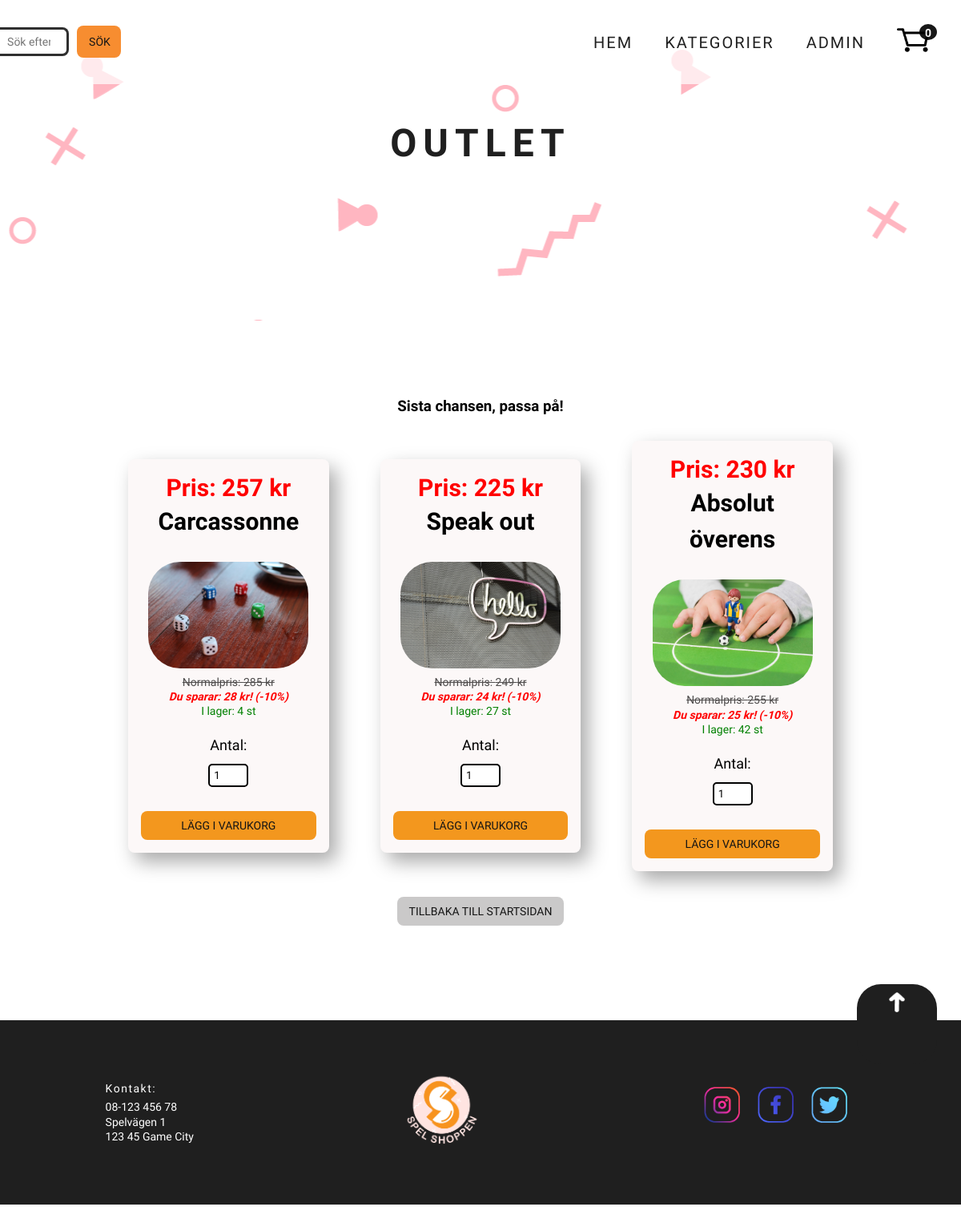
The app's page /lastChance/lastChance.php with its own data.
### tables this page shows
CREATE TABLE `webshop_products` (
  `productid` int(11) NOT NULL,
  `categoryid` int(11) NOT NULL,
  `title` varchar(500) NOT NULL,
  `description` varchar(1000) NOT NULL,
  `price` decimal(10,0) NOT NULL,
  `quantity` int(11) NOT NULL,
  `productimg` varchar(1000) NOT NULL,
  `date` datetime NOT NULL DEFAULT CURRENT_TIMESTAMP
);

### lastChance/lastChance.php (the view, shortened to what this page needs)
<?php
  require_once '../second_header_extern.php';
require_once '../config/db.php';
$sqlDate = "SELECT * FROM `webshop_products` WHERE quantity > 0 ORDER BY date ASC LIMIT 3";
$stmtDate = $db->prepare($sqlDate);
$stmtDate->execute();
?>
<h2 class="category_name">Outlet</h2>
</header>
<main>
<main>
<h3>Sista chansen, passa på!</h3>
<div class="product_container">
<?php
while ($row = $stmtDate->fetch(PDO::FETCH_ASSOC)) :
  $outletTitle = htmlspecialchars($row['title']);
  $outletOrigPrice = htmlspecialchars($row['price']);
  $outletProductid = htmlspecialchars($row['productid']);
  $outletQuantity = htmlspecialchars($row['quantity']);
  $productimg = unserialize($row['productimg']);
  $percentage = 0.9;
  $outletPrice = ceil($outletOrigPrice * $percentage);
  $savings = $outletOrigPrice - $outletPrice;
  if ($outletQuantity == "0") {
    $any_items = "<span>Finns EJ i lager</span>";
  } else {
    $any_items = "I lager: " . $outletQuantity . " st";
  }
    echo
    "<div class='product_card'>
          <p class='product_price-outlet'>Pris: $outletPrice kr</p>
          <a href= '../product/product_info.php? id=$outletProductid'
          class='product_title'>$outletTitle</a>";
          if(!empty($productimg) && $productimg[0] !== ""){
            echo "<img src='../images/$productimg[0]' class='product_img'>";
            }
          echo "<p class='product_price-old'>Normalpris: $outletOrigPrice kr</p>
          <p class='product_price-savings'>Du sparar: $savings kr! (-10%) </p>
          <p class='any-items'>$any_items</p>
          <p class='hidden-price' style='display:none;'>$outletOrigPrice</p>
          <p class='hidden-outletPrice' style='display:none;'>$outletPrice</p>
          <p class='hidden-quantity' style='display:none;'>$outletQuantity</p>
          <p class='hidden-productid' style='display:none'>$outletProductid</p>
          <label for='cartQty'>Antal:</label>";
          if ($outletQuantity == "0") {
            $any_items = "Finns EJ i lager";
            echo "<div class='product__inventory' style='color: red'>" . $any_items . "</div>
            <button id='cart-btn$outletProductid' class='add-to-cart' style='background-color: grey; color: black;' disabled>Lägg i varukorgen</button>";
        }else{
          echo "<input type='number' onkeydown='javascript: return event.keyCode === 8 ||
          event.keyCode === 46 ? true : !isNaN(Number(event.key))' id='cartQty' name='cartQty' class='cartQty' min='1' max='$outletQuantity' value='1'>
           <button class='cart-btn product_card-btn'>Lägg i varukorg</button>";
        }
      echo "</div>";
endwhile;
?>
</div>
<button class="btn-back"><a href="../index.php">Tillbaka till startsidan</a></button>
<?php
require_once "../footer.php"
?>

### styles/main.css (style rules this page uses)
* { -webkit-box-sizing: border-box; box-sizing: border-box; margin: 0; padding: 0; font-family: "Kulim Park", sans-serif; }
body { background: white; width: 100%; min-width: 200px; }
main { margin: 1.5em 1.3em; min-height: 200px; min-width: 160px; }
@media (min-width: 500px) { main { margin: 3em 4em; } }
h2 { margin: 10px 0; font-size: 18px; }
@media (min-width: 500px) { h2 { font-size: 22px; } }
p { line-height: 1.3; font-size: 11px; }
@media (min-width: 500px) { p { font-size: 14px; } }
button { padding: 10px 15px; font-size: 14px; border: none; border-radius: 8px; background-color: #f3971e; -webkit-transition: all 0.5s ease; transition: all 0.5s ease; text-transform: uppercase; color: #151515; }
a { text-decoration: none; color: #151515; cursor: pointer; }
label { font-size: 16px; margin-top: 20px; }
@media (min-width: 500px) { label { font-size: 18px; } }
.product_container { display: -ms-grid; display: grid; -ms-grid-columns: 1fr; grid-template-columns: 1fr; -webkit-box-align: center; -ms-flex-align: center; align-items: center; }
@media (min-width: 800px) { .product_container { display: -ms-grid; display: grid; -ms-grid-columns: (1fr)[3]; grid-template-columns: repeat(3, 1fr); -webkit-box-pack: center; -ms-flex-pack: center; justify-content: center; -webkit-box-align: center; -ms-flex-align: center; align-items: center; } }
.product_card { display: -webkit-box; display: -ms-flexbox; display: flex; -webkit-box-orient: vertical; -webkit-box-direction: normal; -ms-flex-direction: column; flex-direction: column; -webkit-box-pack: center; -ms-flex-pack: center; justify-content: center; -ms-flex-line-pack: justify; align-content: space-between; text-align: center; line-height: 1.5; min-height: 400px; max-width: 300px; border-radius: 8px; margin: 2em; padding: 1em; background-color: #fcf8f8; background-repeat: no-repeat; background-size: cover; background-position: center; -webkit-box-shadow: 9px 11px 24px 0px #a8a8a8; box-shadow: 9px 11px 24px 0px #a8a8a8; }
.product_title { text-decoration: none; color: black; font-weight: bold; font-size: 20px; margin-bottom: 10px; }
@media (min-width: 600px) { .product_title { font-size: 30px; margin-bottom: 20px; } }
.product_img { -ms-flex-item-align: center; -ms-grid-row-align: center; align-self: center; margin: 8px; border-radius: 40px; width: 100px; }
@media (min-width: 600px) { .product_img { width: 200px; } }
.any-items { color: green; }
.product_card-btn { position: relative; margin-top: 20px; }
.category_name { text-align: center; text-transform: uppercase; letter-spacing: 2px; font-family: "Fredoka One", cursive; color: #1f1f1f; width: 100vw; min-height: 200px; margin-top: 130px; padding: 20px; }
@media (min-width: 600px) { .category_name { font-size: 48px; letter-spacing: 8px; } }
.btn-back { background-color: #cac9c9; }
.cartQty { width: 50px; -ms-flex-item-align: center; -ms-grid-row-align: center; align-self: center; border: 1; }
body { height: 100%; }
main { display: -webkit-box; display: -ms-flexbox; display: flex; -webkit-box-pack: center; -ms-flex-pack: center; justify-content: center; -webkit-box-align: center; -ms-flex-align: center; align-items: center; -webkit-box-orient: vertical; -webkit-box-direction: normal; -ms-flex-direction: column; flex-direction: column; }
.product_price-outlet { font-size: 30px; font-weight: bold; color: red; }
.product_price-old { text-decoration: line-through; color: #4e4c4c; }
.product_price-savings { font-weight: bold; font-style: italic; color: red; }
.cartQty { padding: 5px; margin: 10px; border-radius: 5px; border: 2px solid black; }

### records on screen
webshop_products: price "257", title "Carcassonne", shows a picture, price "285", price "28", quantity "I lager: 4 st"
webshop_products: price "225", title "Speak out", shows a picture, price "249", price "24", quantity "I lager: 27 st"
webshop_products: price "230", title "Absolut överens", shows a picture, price "255", price "25", quantity "I lager: 42 st"
